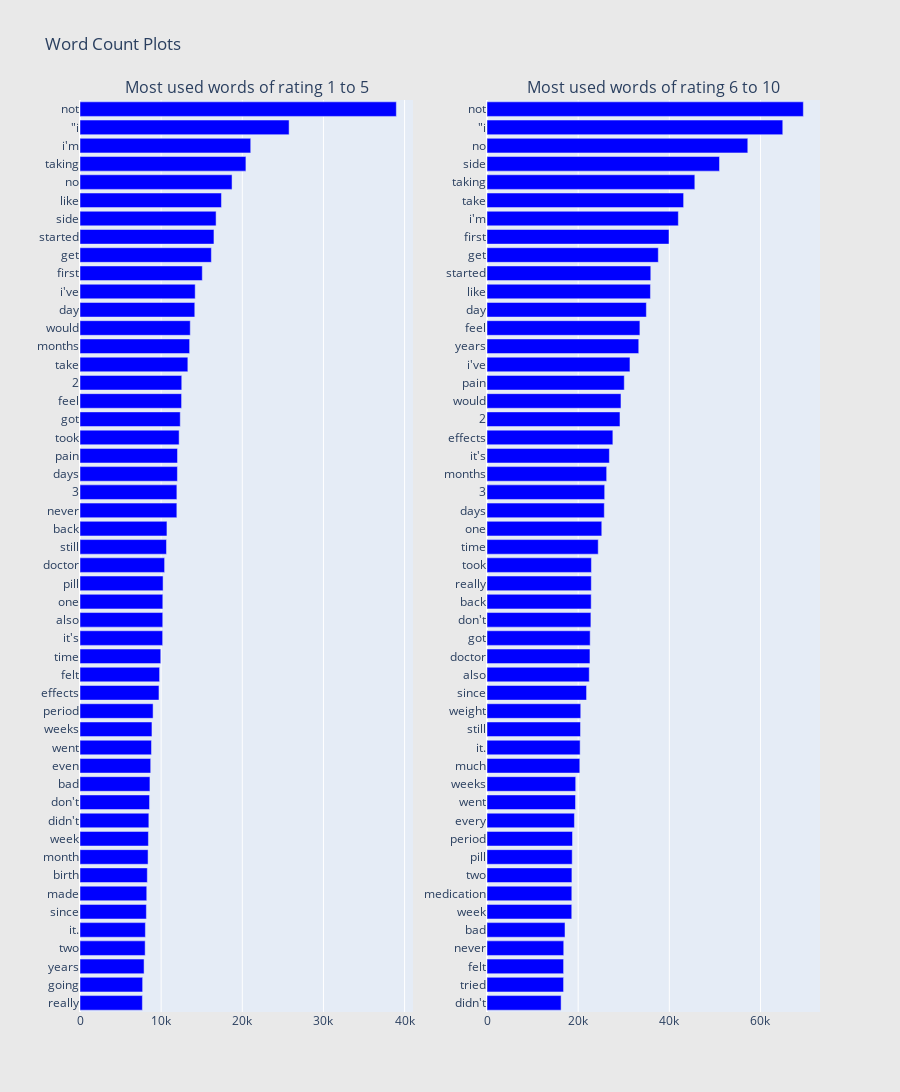

Notebook code for this chart:
### Code cell
from collections import defaultdict
from plotly import tools
import plotly.offline as py
py.init_notebook_mode(connected=True)
import plotly.graph_objs as go
#get the bar chart from rating 1 to 5

freq_dict = defaultdict(int)
for sent in df_all_1_5['review']:
    for word in generate_ngrams(sent, 1):
        freq_dict[word] += 1
        
fd_sorted_1_5 = pd.DataFrame(sorted(freq_dict.items(), key=lambda x: x[1])[::-1])
#the same as: pd.DataFrame(freq_dict.items, columns=['word','freq']).sort_values('freq', ascending=False)
fd_sorted_1_5.columns = ['word', 'wordcount']
trace0 = horizontal_bar_chart(fd_sorted_1_5.head(50), 'blue')

#get the bar chart from rating 6 to 10

freq_dict = defaultdict(int)
for sent in df_all_6_10['review']:
    for word in generate_ngrams(sent, 1):
        freq_dict[word] += 1
        
fd_sorted_6_10 = pd.DataFrame(sorted(freq_dict.items(), key=lambda x: x[1])[::-1])
#the same as: pd.DataFrame(freq_dict.items, columns=['word','freq']).sort_values('freq', ascending=False)
fd_sorted_6_10.columns = ['word', 'wordcount']
trace1 = horizontal_bar_chart(fd_sorted_6_10.head(50), 'blue')

#create two subplots
fig = tools.make_subplots(rows=1, cols=2, vertical_spacing=0.04,
                         subplot_titles= ['Most used words of rating 1 to 5',
                                         'Most used words of rating 6 to 10'])
fig.append_trace(trace0, 1, 1)
fig.append_trace(trace1, 1, 2)
fig['layout'].update(height=1200, width=900, paper_bgcolor='rgb(233,233,233)', title="Word Count Plots")
py.iplot(fig, filename='word-plots')

### Figure 1 — Plotly figure (JSON) as saved in the notebook; plotly's stock layout.template omitted (floating-point values rounded to 4 significant figures)
{"data": [{"marker": {"color": "blue"}, "orientation": "h", "showlegend": false, "type": "bar", "x": [7688, 7719, 7895, 8030, 8058, 8181, 8226, 8296, 8388, 8431, 8484, 8570, 8619, 8712, 8808, 8868, 9007, 9732, 9809, 9952, 10186, 10197, 10204, 10237, 10425, 10655, 10715, 11935, 11938, 12004, 12016, 12217, 12353, 12517, 12539, 13290, 13510, 13587, 14145, 14194, 15070, 16187, 16507, 16770, 17432, 18737, 20446, 21039, 25767, 38983], "xaxis": "x", "y": ["really", "going", "years", "two", "it.", "since", "made", "birth", "month", "week", "didn&#039;t", "don&#039;t", "bad", "even", "went", "weeks", "period", "effects", "felt", "time", "it&#039;s", "also", "one", "pill", "doctor", "still", "back", "never", "3", "days", "pain", "took", "got", "feel", "2", "take", "months", "would", "day", "i&#039;ve", "first", "get", "started", "side", "like", "no", "taking", "i&#039;m", "\"i", "not"], "yaxis": "y"}, {"marker": {"color": "blue"}, "orientation": "h", "showlegend": false, "type": "bar", "x": [16256, 16799, 16802, 16835, 17115, 18595, 18605, 18628, 18692, 18757, 19180, 19418, 19460, 20360, 20432, 20512, 20565, 21842, 22435, 22588, 22633, 22791, 22856, 22881, 22908, 24401, 25180, 25735, 25818, 26252, 26849, 27612, 29173, 29390, 30115, 31364, 33293, 33544, 34960, 35860, 35932, 37583, 39926, 41978, 43135, 45594, 51008, 57212, 64887, 69402], "xaxis": "x2", "y": ["didn&#039;t", "tried", "felt", "never", "bad", "week", "medication", "two", "pill", "period", "every", "went", "weeks", "much", "it.", "still", "weight", "since", "also", "doctor", "got", "don&#039;t", "back", "really", "took", "time", "one", "days", "3", "months", "it&#039;s", "effects", "2", "would", "pain", "i&#039;ve", "years", "feel", "day", "like", "started", "get", "first", "i&#039;m", "take", "taking", "side", "no", "\"i", "not"], "yaxis": "y2"}], "layout": {"annotations": [{"font": {"size": 16}, "showarrow": false, "text": "Most used words of rating 1 to 5", "x": 0.225, "xanchor": "center", "xref": "paper", "y": 1, "yanchor": "bottom", "yref": "paper"}, {"font": {"size": 16}, "showarrow": false, "text": "Most used words of rating 6 to 10", "x": 0.775, "xanchor": "center", "xref": "paper", "y": 1, "yanchor": "bottom", "yref": "paper"}], "height": 1200, "paper_bgcolor": "rgb(233,233,233)", "title": {"text": "Word Count Plots"}, "width": 900, "xaxis": {"anchor": "y", "domain": [0, 0.45]}, "xaxis2": {"anchor": "y2", "domain": [0.55, 1]}, "yaxis": {"anchor": "x", "domain": [0, 1]}, "yaxis2": {"anchor": "x2", "domain": [0, 1]}}}
